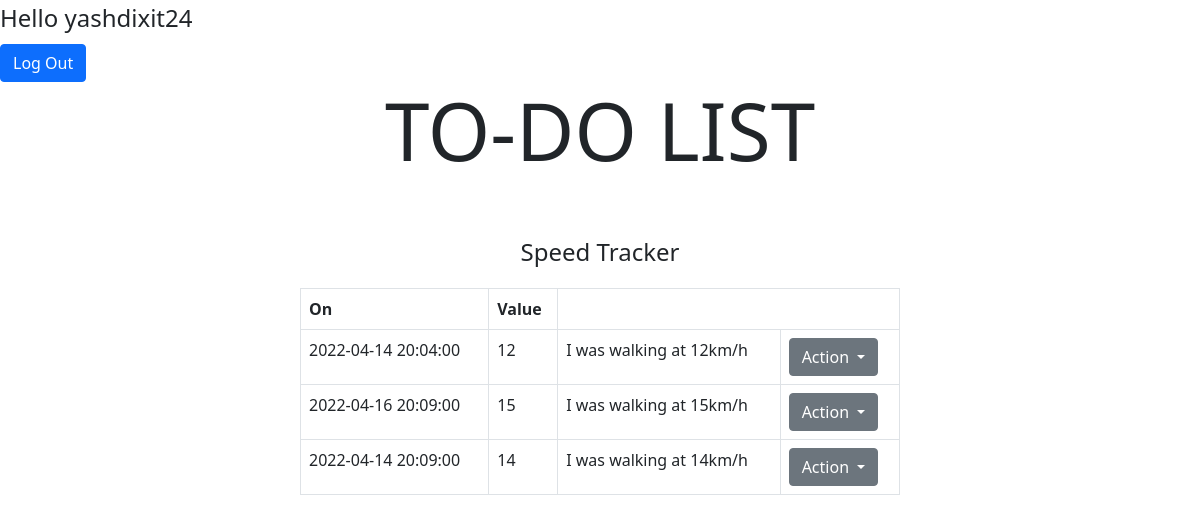
Screenshot of /track_info/4 (signed in) with the database file from the repository.
### activitytrackiing/models.py (models this page shows, shortened)
class User(db.Model, UserMixin):
    id = db.Column(db.Integer, primary_key=True)
    username = db.Column(db.String(20), unique=True, nullable=False)
    password = db.Column(db.String(60), nullable=False)
    trackers = db.relationship('Tracker', backref='tracker', lazy=True)

class Tracker(db.Model):
    tracker_id = db.Column(db.Integer, primary_key=True)
    tracker_name = db.Column(db.String(20), nullable=False)
    tracker_desc = db.Column(db.String(100))
    tracker_type = db.Column(db.Enum('1', '2', '3'), nullable=False)
    settings = db.Column(db.String(40), nullable=False)
    user_id = db.Column(db.Integer, db.ForeignKey("user.id"))
    logs = db.relationship('TrackerLogs', backref='user', lazy=True)

class TrackerLogs(db.Model):
    log_id = db.Column(db.Integer, primary_key=True, autoincrement=True)
    when = db.Column(db.DateTime)
    value = db.Column(db.String(20))
    notes = db.Column(db.String(60))
    tracker_id = db.Column(db.Integer, db.ForeignKey("tracker.tracker_id"))

### activitytrackiing/routes.py (the view)
@login_required
@app.route("/track_info/<int:tracker_id>")
def track_info(tracker_id):
    trackers = Tracker.query.get(tracker_id)
    logs = trackers.logs
    if trackers.tracker_type == "2":
        data = {'': ''}
        for log in logs:
            if log.value in data:
                data[log.value] += 1
            else:
                data[log.value] = 1
    else:
        data = {'': ''}
        for log in logs:
            data[log.when] = int(log.value)
    return render_template('track_info.html', trackers=trackers, data=data)

### activitytrackiing/models.py (called while the page is built)
@login_manager.user_loader
def load_user(user_id):
    return User.query.get(int(user_id))

### activitytrackiing/templates/track_info.html (shortened to what this page needs)
{% extends "layout.html" %}
{% block style %}
{% if trackers.tracker_type=="2" %}
  <script type="text/javascript" src="https://www.gstatic.com/charts/loader.js"></script>
      <body>
      <script>
      google.charts.load('current',{packages:['corechart']});
      google.charts.setOnLoadCallback(drawChart);
      function drawChart() {
      // Set Data
      var data = google.visualization.arrayToDataTable([
					[1,2],
					[4,3],
					[3,3],
					[1,3]
      ]);
      // Set Options
      var options = {
        title: '{{trackers.tracker_name}} data',
        hAxis: {title: 'Time'},
        vAxis: {title: '{{trackers.tracker_name}}'},
        legend: 'none'
      };
      // Draw
      var chart = new google.visualization.LineChart(document.getElementById('myChart'));
      chart.draw(data, options);
      }
      </script>
{% else %}
      <body>
{% endif %}
{% endblock style %}
{% block content %}
<legend align="center">{{trackers.tracker_name}}</legend>
      <table  style="margin-top:10px" class="table table-bordered">
          <thead>
            <tr>
              <th scope="col">On</th>
              <th scope="col">Value</th>
              <th colspan="2" scope="col"></th>
            </tr>
          </thead>
          <tbody>
            {% for log in trackers.logs %}
            <tr>
              <td>{{log.when}}</td>
              <td>{{log.value}}</td>
              <td>{{log.notes}}</td>
              <td>
                <div class="dropdown">
                  <button class="btn btn-secondary dropdown-toggle" type="button" id="dropdownMenuButton" data-toggle="dropdown" aria-haspopup="true" aria-expanded="false">
                    Action
                  </button>
                </div>
              </td>
            </tr>
          {% endfor%}
          </tbody>
        </table>
{% endblock content %}

### activitytrackiing/templates/layout.html (shortened to what this page needs)
<!DOCTYPE html>
<html lang="en">
<head>
  <link rel="stylesheet" href="../static/style.css">
	<link href="https://cdn.jsdelivr.net/npm/bootstrap@5.0.0/dist/css/bootstrap.min.css" rel="stylesheet" >
  {% block style %}
    {% endblock %}
</head>
<body>
{% if current_user.is_authenticated %}
    <legend>Hello {{current_user.username}}</legend>
{% endif %}
{% if current_user.is_authenticated %}
<div class="text-right">
    <a class="btn btn-primary " href="{{url_for('logout')}}" role="button">Log Out</a>
</div>
{% endif %}
<h1 class="display-1 text-center ">TO-DO LIST</h1><br><br>
{% block content %}{% endblock%}
</body>
</html>

### activitytrackiing/static/style.css (style rules this page uses)
body { background-size:cover; }
.table { border-collapse: collapse; margin-top: 10px; margin-left:25%; width: 50% !important; border-radius: 25px; }

### rows the page displays
User: username "yashdixit24"
Tracker: tracker_name "Speed Tracker"
TrackerLogs: when "2022-04-14 20:04:00", value "12", notes "I was walking at 12km/h"
TrackerLogs: when "2022-04-16 20:09:00", value "15", notes "I was walking at 15km/h"
TrackerLogs: when "2022-04-14 20:09:00", value "14", notes "I was walking at 14km/h"
